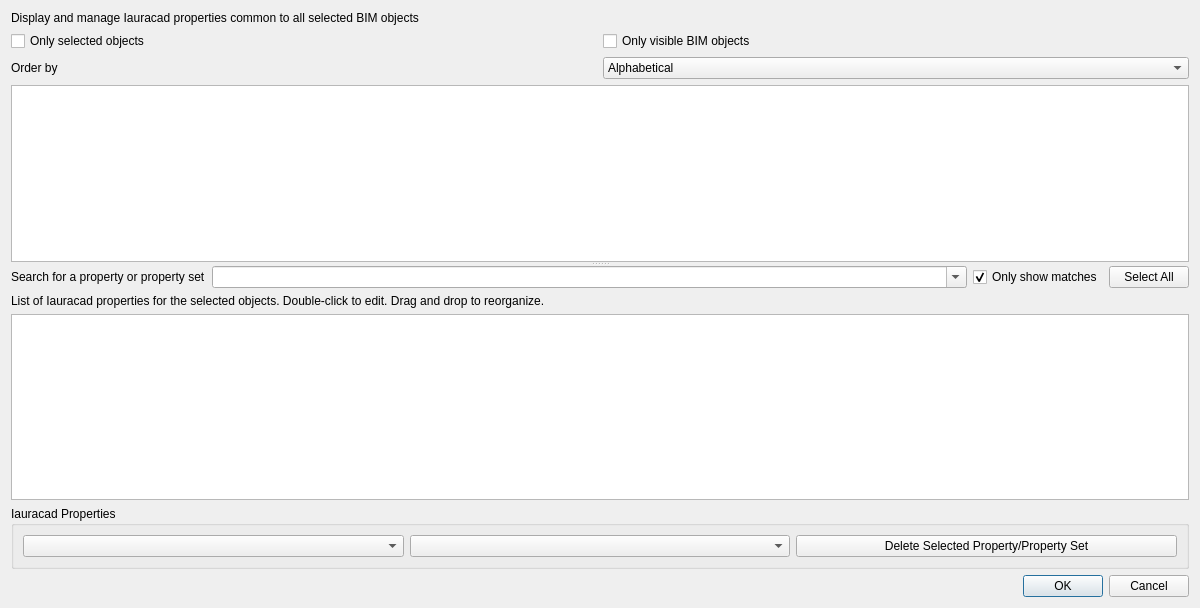
<?xml version="1.0" encoding="UTF-8"?>
<ui version="4.0">
 <class>Dialog</class>
 <widget class="QDialog" name="Dialog">
  <property name="geometry">
   <rect>
    <x>0</x>
    <y>0</y>
    <width>1200</width>
    <height>608</height>
   </rect>
  </property>
  <property name="windowTitle">
   <string>Iauracad Properties Manager</string>
  </property>
  <layout class="QVBoxLayout" name="verticalLayout">
   <item>
    <widget class="QLabel" name="labelinfo">
     <property name="text">
      <string>Display and manage Iauracad properties common to all selected BIM objects</string>
     </property>
     <property name="wordWrap">
      <bool>true</bool>
     </property>
    </widget>
   </item>
   <item>
    <layout class="QHBoxLayout" name="horizontalLayout">
     <item>
      <widget class="QCheckBox" name="onlySelected">
       <property name="text">
        <string>Only selected objects</string>
       </property>
      </widget>
     </item>
     <item>
      <widget class="QCheckBox" name="onlyVisible">
       <property name="text">
        <string>Only visible BIM objects</string>
       </property>
      </widget>
     </item>
    </layout>
   </item>
   <item>
    <layout class="QHBoxLayout" name="horizontalLayout_2">
     <item>
      <widget class="QLabel" name="label_6">
       <property name="text">
        <string>Order by</string>
       </property>
      </widget>
     </item>
     <item>
      <widget class="QComboBox" name="groupMode">
       <item>
        <property name="text">
         <string>Alphabetical</string>
        </property>
        <property name="icon">
         <iconset theme="format-text-direction-ltr">
          <normaloff/>
         </iconset>
        </property>
       </item>
       <item>
        <property name="text">
         <string>Iauracad type</string>
        </property>
        <property name="icon">
         <iconset theme="application-drawing">
          <normaloff/>
         </iconset>
        </property>
       </item>
       <item>
        <property name="text">
         <string>Model structure</string>
        </property>
       </item>
      </widget>
     </item>
    </layout>
   </item>
   <item>
    <widget class="QSplitter" name="splitter">
     <property name="orientation">
      <enum>Qt::Vertical</enum>
     </property>
     <widget class="QWidget" name="widget_2" native="true">
      <layout class="QVBoxLayout" name="verticalLayout_3">
       <item>
        <widget class="QTreeView" name="tree">
         <property name="editTriggers">
          <set>QAbstractItemView::NoEditTriggers</set>
         </property>
         <property name="selectionMode">
          <enum>QAbstractItemView::ExtendedSelection</enum>
         </property>
        </widget>
       </item>
      </layout>
     </widget>
     <widget class="QWidget" name="widget" native="true">
      <layout class="QVBoxLayout" name="verticalLayout_2">
       <item>
        <layout class="QHBoxLayout" name="horizontalLayout_3">
         <item>
          <widget class="QLabel" name="label_7">
           <property name="text">
            <string>Search for a property or property set</string>
           </property>
          </widget>
         </item>
         <item>
          <widget class="QComboBox" name="searchField">
           <property name="sizePolicy">
            <sizepolicy hsizetype="Expanding" vsizetype="Fixed">
             <horstretch>0</horstretch>
             <verstretch>0</verstretch>
            </sizepolicy>
           </property>
           <property name="editable">
            <bool>true</bool>
           </property>
          </widget>
         </item>
         <item>
          <widget class="QCheckBox" name="onlyMatches">
           <property name="text">
            <string>Only show matches</string>
           </property>
           <property name="checked">
            <bool>true</bool>
           </property>
          </widget>
         </item>
         <item>
          <widget class="QPushButton" name="buttonSelectAll">
           <property name="text">
            <string>Select All</string>
           </property>
          </widget>
         </item>
        </layout>
       </item>
       <item>
        <widget class="QLabel" name="label">
         <property name="text">
          <string>List of Iauracad properties for the selected objects. Double-click to edit. Drag and drop to reorganize.</string>
         </property>
         <property name="wordWrap">
          <bool>true</bool>
         </property>
        </widget>
       </item>
       <item>
        <widget class="QTreeView" name="treeProperties"/>
       </item>
      </layout>
     </widget>
    </widget>
   </item>
   <item>
    <widget class="QGroupBox" name="GroupBoxIauracadProperties">
     <property name="enabled">
      <bool>true</bool>
     </property>
     <property name="title">
      <string>Iauracad Properties</string>
     </property>
     <layout class="QHBoxLayout" name="horizontalLayout_5">
      <item>
       <widget class="QComboBox" name="comboProperty"/>
      </item>
      <item>
       <widget class="QComboBox" name="comboPset"/>
      </item>
      <item>
       <widget class="QPushButton" name="buttonIauracadPropertiesDelete">
        <property name="text">
         <string>Delete Selected Property/Property Set</string>
        </property>
        <property name="icon">
         <iconset theme="gtk-delete">
          <normaloff/>
         </iconset>
        </property>
       </widget>
      </item>
     </layout>
    </widget>
   </item>
   <item>
    <widget class="QDialogButtonBox" name="buttonBox">
     <property name="orientation">
      <enum>Qt::Horizontal</enum>
     </property>
     <property name="standardButtons">
      <set>QDialogButtonBox::Cancel|QDialogButtonBox::Ok</set>
     </property>
    </widget>
   </item>
  </layout>
 </widget>
 <resources/>
 <connections>
  <connection>
   <sender>buttonBox</sender>
   <signal>accepted()</signal>
   <receiver>Dialog</receiver>
   <slot>accept()</slot>
   <hints>
    <hint type="sourcelabel">
     <x>266</x>
     <y>597</y>
    </hint>
    <hint type="destinationlabel">
     <x>157</x>
     <y>274</y>
    </hint>
   </hints>
  </connection>
  <connection>
   <sender>buttonBox</sender>
   <signal>rejected()</signal>
   <receiver>Dialog</receiver>
   <slot>reject()</slot>
   <hints>
    <hint type="sourcelabel">
     <x>334</x>
     <y>597</y>
    </hint>
    <hint type="destinationlabel">
     <x>286</x>
     <y>274</y>
    </hint>
   </hints>
  </connection>
  <connection>
   <sender>buttonSelectAll</sender>
   <signal>clicked()</signal>
   <receiver>tree</receiver>
   <slot>selectAll()</slot>
   <hints>
    <hint type="sourcelabel">
     <x>574</x>
     <y>322</y>
    </hint>
    <hint type="destinationlabel">
     <x>544</x>
     <y>197</y>
    </hint>
   </hints>
  </connection>
 </connections>
</ui>
